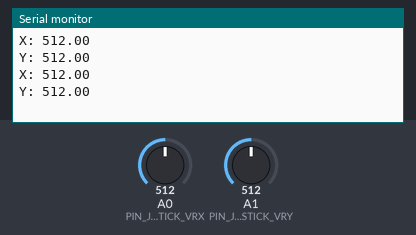
Simulated run of this sketch. Board: Arduino Nano, built with avr-gcc and run on an emulated ATmega328P. Parts: the last lines printed to the serial monitor. The test bench sets the inputs (shaded band); at power-on: A0 (PIN_JOYSTICK_VRX) = 512, A1 (PIN_JOYSTICK_VRY) = 512.

Above: at 1.8 s.
1.9 s: A0 (PIN_JOYSTICK_VRX) set to 716
At 2.6 s:
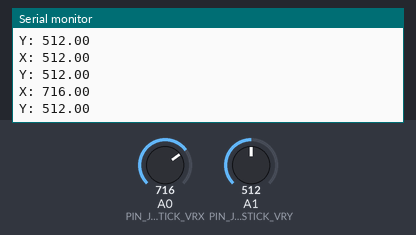
3.4 s: A1 (PIN_JOYSTICK_VRY) set to 716
At 4.7 s:
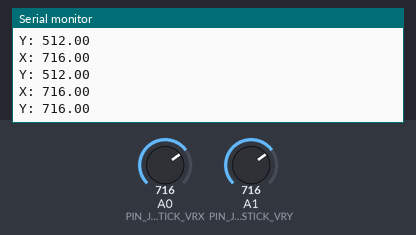
4.9 s: A0 (PIN_JOYSTICK_VRX) set to 900
At 5.8 s:
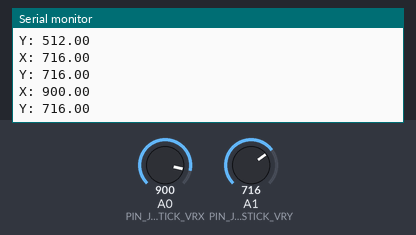
6.4 s: A1 (PIN_JOYSTICK_VRY) set to 900
At 7.8 s:
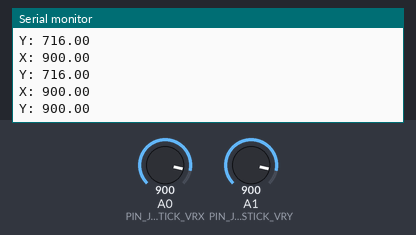
Timing chart, 0 to 8.9 s (numbered marks = the images above; inputs shaded):
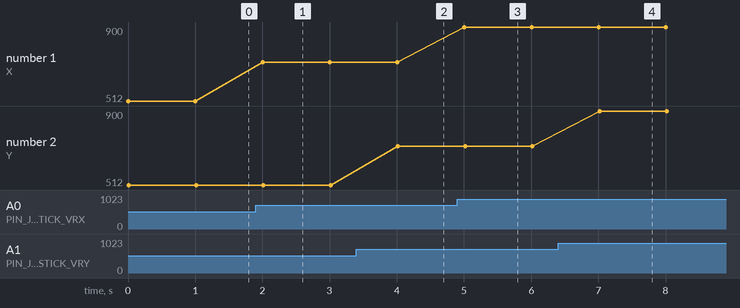

Measured:
- after the input at 1.9 s, the serial monitor: prints a new line after 0.10 s (image 1)
- after the input at 3.4 s, the serial monitor: prints a new line after 0.62 s (image 2)
- after the input at 4.9 s, the serial monitor: prints a new line after 0.10 s (image 3)
- after the input at 6.4 s, the serial monitor: prints a new line after 0.62 s (image 4)
- plotted number 1: 512 → 716 after the input at 1.9 s, 716 → 900 after the input at 4.9 s

The sketch:

JoyStick.ino
```cpp
const int PIN_JOYSTICK_VRX = A0;
const int PIN_JOYSTICK_VRY = A1;

void setup() {
  // put your setup code here, to run once:
  Serial.begin(9600);
}

void loop() {
  Serial.println("X: " + String(getXPosition()));
  Serial.println("Y: " + String(getYPosition()));
  delay(1000);
}

float getXPosition(){
  return analogRead(PIN_JOYSTICK_VRX);
}

float getYPosition(){
  return analogRead(PIN_JOYSTICK_VRY);
}
```
